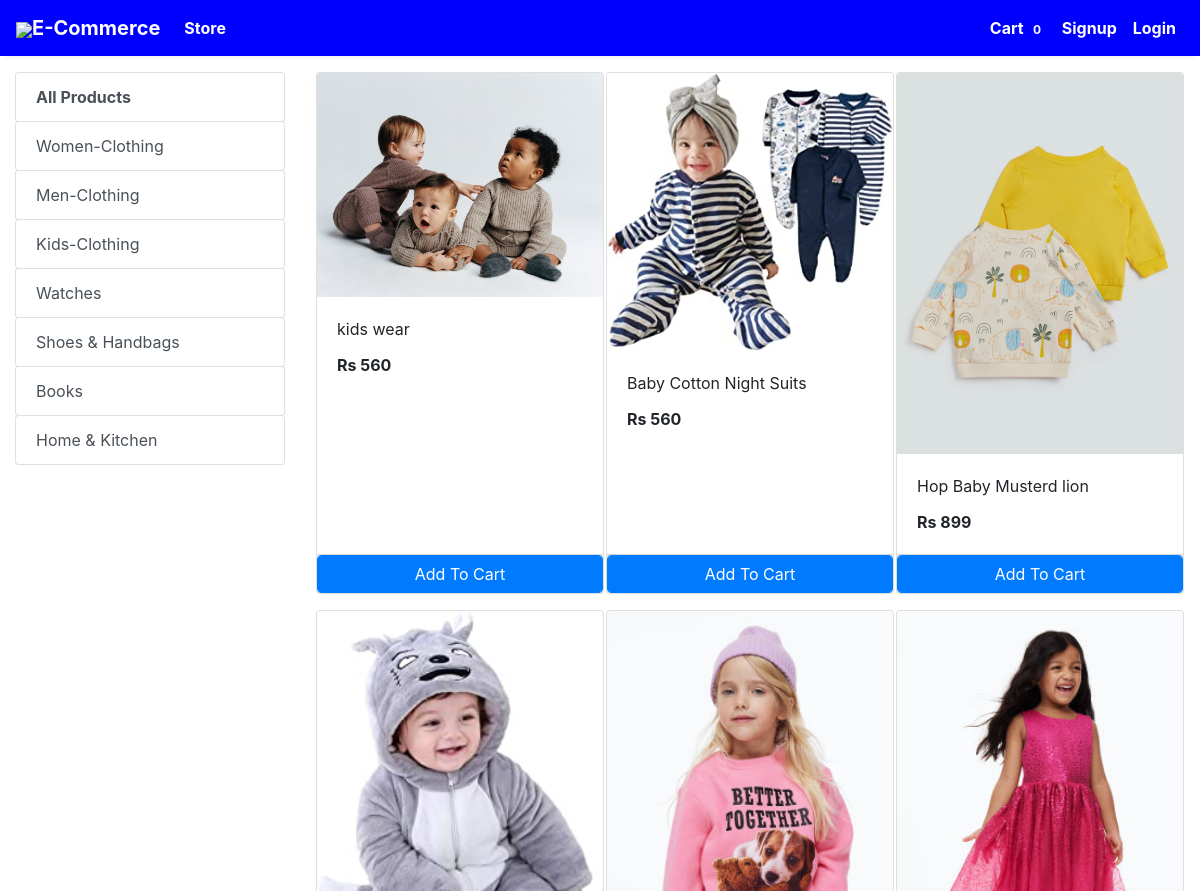
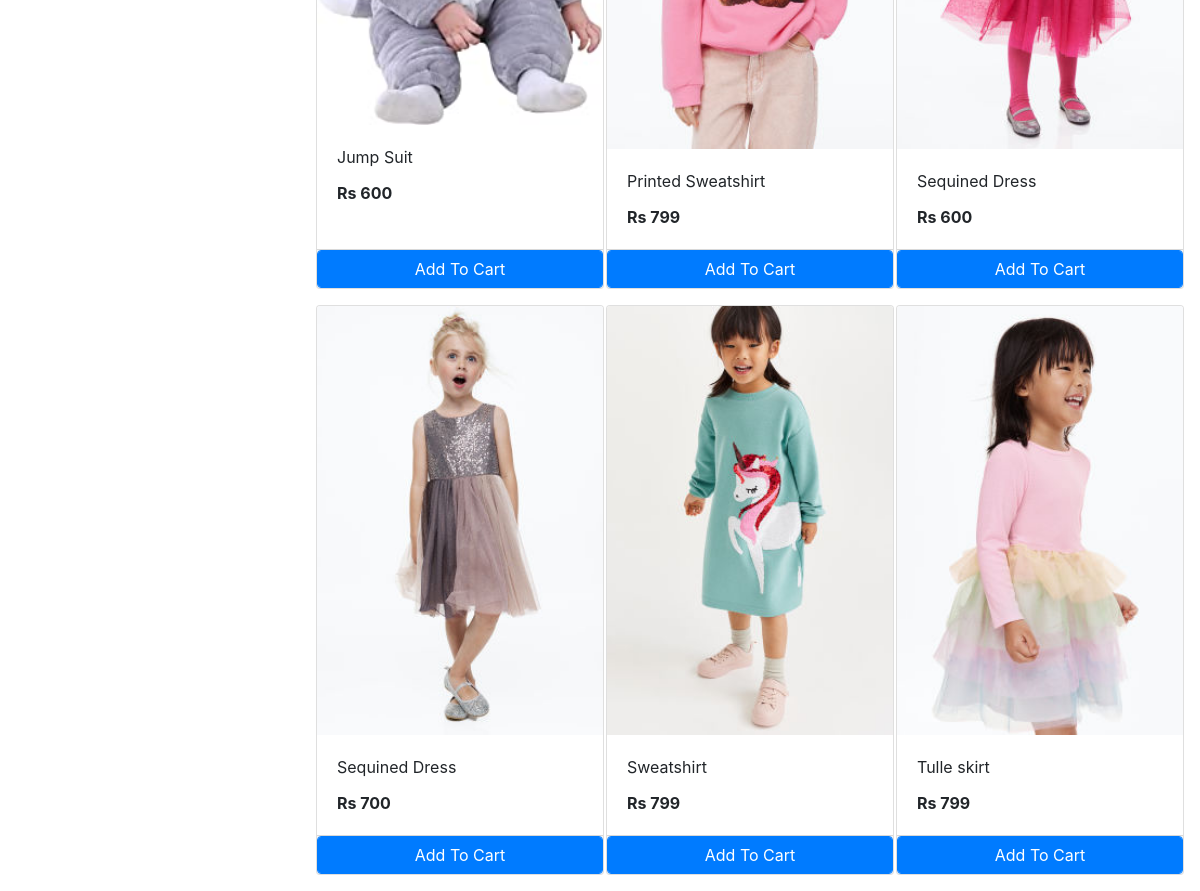
Screenshot of /store?category=24 with the database file from the repository (2 pictures, top to bottom).
### store/models/category.py (models this page shows, shortened)
class Category(models.Model):
    name= models.CharField(max_length=50)
    @staticmethod
    def get_all_categories():
        return Category.objects.all()

### store/models/product.py (models this page shows, shortened)
class Products(models.Model):
    name = models.CharField(max_length=60)
    price= models.IntegerField(default=0)
    category= models.ForeignKey(Category,on_delete=models.CASCADE,default=1 )
    description= models.CharField(max_length=250, default='', blank=True, null= True)
    image= models.ImageField(upload_to='uploads/products/')
    @staticmethod
    def get_all_products_by_categoryid(category_id):
        if category_id:
            return Products.objects.filter (category=category_id)
        else:
            return Products.get_all_products();

### store/views/home.py (the view)
# urls.py: path('' , include('store.urls'))
def store(request):
    cart = request.session.get('cart')
    if not cart:
        request.session['cart'] = {}
    products = None
    categories = Category.get_all_categories()
    categoryID = request.GET.get('category')
    if categoryID:
        products = Products.get_all_products_by_categoryid(categoryID)
    else:
        products = Products.get_all_products();
    data = {}
    data['products'] = products
    data['categories'] = categories
    print('you are : ', request.session.get('email'))
    return render(request, 'index.html', data)

### store/templatetags/cart.py (called while the page is built)
@register.filter (name='is_in_cart')
def is_in_cart(product, cart):
    keys = cart.keys ()
    for id in keys:
        if int (id) == product.id:
            return True
    return False;

### store/templatetags/custom_filter.py (called while the page is built)
@register.filter(name='currency')
def currency(number):
    return "Rs "+str(number)

### store/templates/index.html (shortened to what this page needs)
{% extends 'base.html' %}
{% block content %}
{% load cart %}
{% load custom_filter %}
<div class="container-fluid mt-3">
	<div class="row">
		<div class="col-lg-3 mx-auto">
			<div class="list-group">
				<a href="/" class="list-group-item list-group-item-action btn btn-outline-primary"><b>All Products</b></a>
				{% for category in categories %}
				<a href="/?category={{category.id}}"
					class="list-group-item list-group-item-action btn btn-outline-primary ">{{category.name}}</a>
				{% endfor %}
			</div>
		</div>
		<div id='products' class="col-lg-9 mx-auto">
			<div class="row mx-auto">
				{% for product in products %}
				<div class="card mx-auto mb-3" id={{product.id}} style="width: 18rem;">
					<img class="card-img-top" src="{{product.image.url}}" alt="Card image cap">
					<div class="card-body">
						<p class="card-title">{{product.name}}</p>
						<p class="card-text"><b>{{product.price|currency}}</b></p>
					</div>
					<div class="card-footer p-0 no-gutters">
						{% if product|is_in_cart:request.session.cart %}
						<div class="row no-gutters">
							<form action="/#{{product.id}}" class="col-2 " method="post">
								{% csrf_token %}
								<input hidden type="text" name='product' value='{{product.id}}'>
								<input hidden type="text" name='remove' value='True'>
								<input type="submit" value=" - " class="btn btn-block btn-primary border-right">
							</form>
							<div class="text-center col btn btn-primary">{{product|cart_quantity:request.session.cart}} in Cart</div>
							<form action="/#{{product.id}}" class="col-2 " method="post">
								{% csrf_token %}
								<input hidden type="text" name='product' value='{{product.id}}'>
								<input type="submit" value=" + " class="btn btn-block btn-primary border-left">
							</form>
						</div>
						{% else %}
						<form action="/#{{product.id}}" method="POST" class="btn-block">
							<input type="submit" class="float-right btn btn-primary form-control"
								value="Add To Cart">
						</form>
						{% endif %}
					</div>
				</div>
				{% endfor %}
			</div>
		</div>
	</div>
</div>
{% endblock %}

### rows the page displays
Category: name "Women-Clothing"
Category: name "Men-Clothing"
Category: name "Kids-Clothing"
Category: name "Watches"
Category: name "Shoes & Handbags"
Category: name "Books"
Category: name "Home & Kitchen"
Products: image (picture), name "kids wear", price "Rs 560"
Products: image (picture), name "Baby Cotton Night Suits", price "Rs 560"
Products: image (picture), name "Hop Baby Musterd lion", price "Rs 899"
Products: image (picture), name "Jump Suit", price "Rs 600"
Products: image (picture), name "Printed Sweatshirt", price "Rs 799"
Products: image (picture), name "Sequined Dress", price "Rs 600"
Products: image (picture), name "Sequined Dress", price "Rs 700"
Products: image (picture), name "Sweatshirt", price "Rs 799"
Products: image (picture), name "Tulle skirt", price "Rs 799"

### other values shown
{{ request.session.cart.keys|length }} "0"
